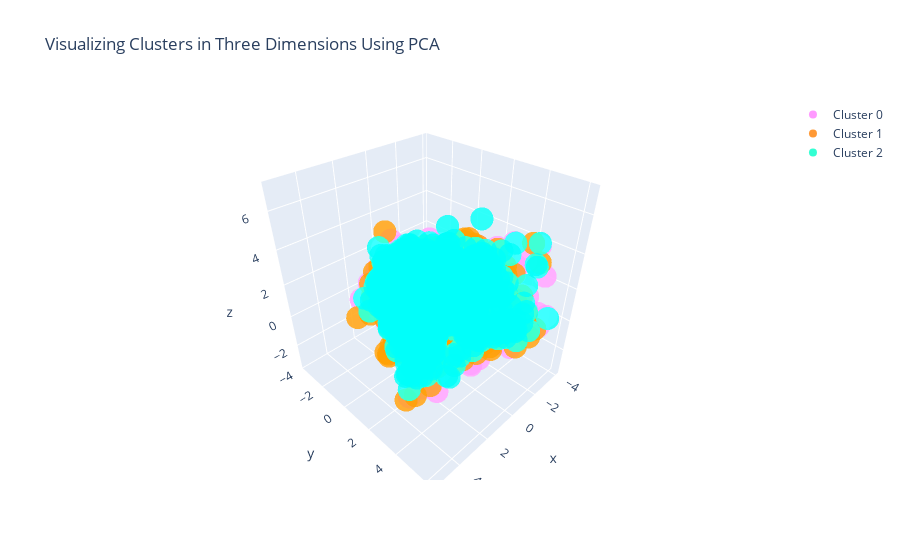

The code cell stored with this chart in its notebook:
### Code cell
#Instructions for building the 3-D plot

#trace1 is for 'Cluster 0'
trace1 = go.Scatter3d(
                    x = cluster0["PC1_3d"],
                    y = cluster0["PC2_3d"],
                    z = cluster0["PC3_3d"],
                    mode = "markers",
                    name = "Cluster 0",
                    marker = dict(color = 'rgba(255, 128, 255, 0.8)'),
                    text = None)

#trace2 is for 'Cluster 1'
trace2 = go.Scatter3d(
                    x = cluster1["PC1_3d"],
                    y = cluster1["PC2_3d"],
                    z = cluster1["PC3_3d"],
                    mode = "markers",
                    name = "Cluster 1",
                    marker = dict(color = 'rgba(255, 128, 2, 0.8)'),
                    text = None)

#trace3 is for 'Cluster 2'
trace3 = go.Scatter3d(
                    x = cluster2["PC1_3d"],
                    y = cluster2["PC2_3d"],
                    z = cluster2["PC3_3d"],
                    mode = "markers",
                    name = "Cluster 2",
                    marker = dict(color = 'rgba(0, 255, 200, 0.8)'),
                    text = None)

data = [trace1, trace2, trace3]

title = "Visualizing Clusters in Three Dimensions Using PCA"

layout = dict(title = title,
              xaxis= dict(title= 'PC1',ticklen= 5,zeroline= False),
              yaxis= dict(title= 'PC2',ticklen= 5,zeroline= False)
             )

fig = dict(data = data, layout = layout)

iplot(fig)

### Figure 1 — Plotly figure (JSON) as saved in the notebook; plotly's stock layout.template omitted (floating-point values rounded to 4 significant figures; data arrays with more than 128 entries replaced by an {"elided": "..."} marker saying what was removed)
{"data": [{"marker": {"color": "rgba(255, 128, 255, 0.8)"}, "mode": "markers", "name": "Cluster 0", "type": "scatter3d", "x": {"elided": "2060 float values"}, "y": {"elided": "2060 float values"}, "z": {"elided": "2060 float values"}}, {"marker": {"color": "rgba(255, 128, 2, 0.8)"}, "mode": "markers", "name": "Cluster 1", "type": "scatter3d", "x": {"elided": "1352 float values"}, "y": {"elided": "1352 float values"}, "z": {"elided": "1352 float values"}}, {"marker": {"color": "rgba(0, 255, 200, 0.8)"}, "mode": "markers", "name": "Cluster 2", "type": "scatter3d", "x": {"elided": "1588 float values"}, "y": {"elided": "1588 float values"}, "z": {"elided": "1588 float values"}}], "layout": {"title": {"text": "Visualizing Clusters in Three Dimensions Using PCA"}, "xaxis": {"ticklen": 5, "title": {"text": "PC1"}, "zeroline": false}, "yaxis": {"ticklen": 5, "title": {"text": "PC2"}, "zeroline": false}}}
